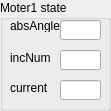
   <widget class="QGroupBox" name="grpMoter1State">
    <property name="geometry">
     <rect>
      <x>650</x>
      <y>320</y>
      <width>111</width>
      <height>111</height>
     </rect>
    </property>
    <property name="title">
     <string>Moter1 state</string>
    </property>
    <widget class="QLineEdit" name="edtMoter1AbsAngle">
     <property name="geometry">
      <rect>
       <x>60</x>
       <y>20</y>
       <width>41</width>
       <height>20</height>
      </rect>
     </property>
    </widget>
    <widget class="QLabel" name="labMoter1AbsAngle">
     <property name="geometry">
      <rect>
       <x>10</x>
       <y>20</y>
       <width>54</width>
       <height>12</height>
      </rect>
     </property>
     <property name="text">
      <string>absAngle</string>
     </property>
    </widget>
    <widget class="QLabel" name="labMoter1AddAngle">
     <property name="geometry">
      <rect>
       <x>10</x>
       <y>50</y>
       <width>54</width>
       <height>16</height>
      </rect>
     </property>
     <property name="text">
      <string>incNum</string>
     </property>
    </widget>
    <widget class="QLineEdit" name="edtMoter1AddAngle">
     <property name="geometry">
      <rect>
       <x>60</x>
       <y>50</y>
       <width>41</width>
       <height>20</height>
      </rect>
     </property>
    </widget>
    <widget class="QLineEdit" name="edtMoter1Current">
     <property name="geometry">
      <rect>
       <x>60</x>
       <y>80</y>
       <width>41</width>
       <height>20</height>
      </rect>
     </property>
    </widget>
    <widget class="QLabel" name="labMoter1Current">
     <property name="geometry">
      <rect>
       <x>10</x>
       <y>80</y>
       <width>54</width>
       <height>16</height>
      </rect>
     </property>
     <property name="text">
      <string>current</string>
     </property>
    </widget>
   </widget>
